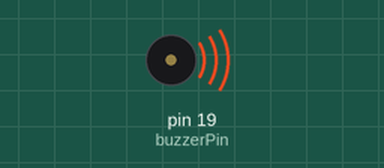
Recording of a sketch running on a simulated Arduino Uno, built with avr-gcc and run on an emulated ATmega328P. On the bench: buzzer (waves = sounding). Random numbers use the default seed unless the sketch sets one.

Above: at 6.7 s.
At 22.7 s:
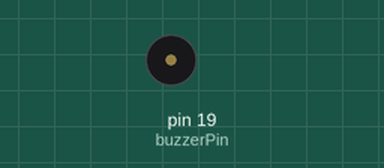
Timing chart, 0 to 24.2 s (numbered marks = the images above):
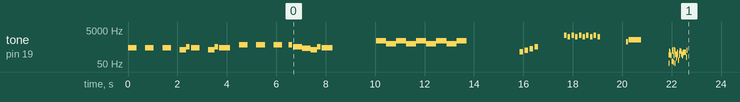

The sketch:

buzzer.ino
```cpp
#include "pitches.h"

int buzzerPin = 19;

void playStarWars() {
  tone(buzzerPin, NOTE_A4, 500);
  delay(350);
  tone(buzzerPin, 0, 500);
  delay(350);
  tone(buzzerPin, NOTE_A4, 500);
  delay(350);
  tone(buzzerPin, 0, 500);
  delay(350);
  tone(buzzerPin, NOTE_A4, 500);
  delay(350);
  tone(buzzerPin, 0, 500);
  delay(350);
  tone(buzzerPin, NOTE_F4, 350);
  delay(255);
  tone(buzzerPin, NOTE_C5, 150);
  delay(195);
  tone(buzzerPin, NOTE_A4, 500);
  delay(350);
  tone(buzzerPin, 0, 500);
  delay(350);
  tone(buzzerPin, NOTE_F4, 350);
  delay(255);
  tone(buzzerPin, NOTE_C5, 150);
  delay(195);
  tone(buzzerPin, NOTE_A4, 650);
  delay(445);
  tone(buzzerPin, 0, 500);
  delay(350);
  tone(buzzerPin, NOTE_E5, 500);
  delay(350);
  tone(buzzerPin, 0, 500);
  delay(350);
  tone(buzzerPin, NOTE_E5, 500);
  delay(350);
  tone(buzzerPin, 0, 500);
  delay(350);
  tone(buzzerPin, NOTE_E5, 500);
  delay(350);
  tone(buzzerPin, 0, 350);
  delay(255);
  tone(buzzerPin, NOTE_F5, 150);
  delay(195);
  tone(buzzerPin, NOTE_C5, 500);
  delay(350);
  tone(buzzerPin, NOTE_GS4, 500);
  delay(350);
  tone(buzzerPin, NOTE_F4, 350);
  delay(255);
  tone(buzzerPin, NOTE_C5, 150);
  delay(195);
  tone(buzzerPin, NOTE_A4, 650);
  delay(445);
  tone(buzzerPin, 0, 500);
  delay(350);

  noTone(buzzerPin);
}

void siren(int cycles) {
  for (int c = 0; c < cycles; c++) {
    for (int freq = 800; freq <= 1200; freq += 5) {
      tone(buzzerPin, freq);
      delay(5);
    }
    for (int freq = 1200; freq >= 800; freq -= 5) {
      tone(buzzerPin, freq);
      delay(5);
    }
  }
  noTone(buzzerPin);
}

void laserZap() {
  for (int freq = 2000; freq >= 100; freq -= 40) {
    tone(buzzerPin, freq);
    delay(3);
  }
  noTone(buzzerPin);
}

void powerUp() {
  int notes[] = {NOTE_C4, NOTE_E4, NOTE_G4, NOTE_C5};
  for (int i = 0; i < 4; i++) {
    tone(buzzerPin, notes[i], 150);
    delay(200);
  }
  noTone(buzzerPin);
}

void alarm(int times) {
  for (int i = 0; i < times; i++) {
    tone(buzzerPin, 2500, 100);
    delay(150);
    tone(buzzerPin, 2000, 100);
    delay(150);
  }
  noTone(buzzerPin);
}

void coinCollect() {
  tone(buzzerPin, NOTE_B5, 100);
  delay(120);
  tone(buzzerPin, NOTE_E6, 500);
  delay(600);
  noTone(buzzerPin);
}

void explosionSound() {
  // Rapidly sweep through random frequencies
  for (int i = 0; i < 150; i++) {
    int freq = random(50, 350); // Randomize frequencies for crackle
    tone(buzzerPin, freq);
    delay(random(1, 10)); // Varying duration to simulate erratic bass
  }
  noTone(buzzerPin);
}

void setup() {
  playStarWars();
  delay(1000);

  siren(5);
  delay(1000);

  laserZap();
  delay(1000);

  powerUp();
  delay(1000);

  alarm(5);
  delay(1000);

  coinCollect();
  delay(1000);

  explosionSound();
}

void loop() {
  // We only play our sounds once, so we do not need to loop anything
}
```

pitches.h
```cpp
#define NOTE_B0  31
#define NOTE_C1  33
#define NOTE_CS1 35
#define NOTE_D1  37
#define NOTE_DS1 39
#define NOTE_E1  41
#define NOTE_F1  44
#define NOTE_FS1 46
#define NOTE_G1  49
#define NOTE_GS1 52
#define NOTE_A1  55
#define NOTE_AS1 58
#define NOTE_B1  62
#define NOTE_C2  65
#define NOTE_CS2 69
#define NOTE_D2  73
#define NOTE_DS2 78
#define NOTE_E2  82
#define NOTE_F2  87
#define NOTE_FS2 93
#define NOTE_G2  98
#define NOTE_GS2 104
#define NOTE_A2  110
#define NOTE_AS2 117
#define NOTE_B2  123
#define NOTE_C3  131
#define NOTE_CS3 139
#define NOTE_D3  147
#define NOTE_DS3 156
#define NOTE_E3  165
#define NOTE_F3  175
#define NOTE_FS3 185
#define NOTE_G3  196
#define NOTE_GS3 208
#define NOTE_A3  220
#define NOTE_AS3 233
#define NOTE_B3  247
#define NOTE_C4  262
#define NOTE_CS4 277
#define NOTE_D4  294
#define NOTE_DS4 311
#define NOTE_E4  330
#define NOTE_F4  349
#define NOTE_FS4 370
#define NOTE_G4  392
#define NOTE_GS4 415
#define NOTE_A4  440
#define NOTE_AS4 466
#define NOTE_B4  494
#define NOTE_C5  523
#define NOTE_CS5 554
#define NOTE_D5  587
#define NOTE_DS5 622
#define NOTE_E5  659
#define NOTE_F5  698
#define NOTE_FS5 740
#define NOTE_G5  784
#define NOTE_GS5 831
#define NOTE_A5  880
#define NOTE_AS5 932
#define NOTE_B5  988
#define NOTE_C6  1047
#define NOTE_CS6 1109
#define NOTE_D6  1175
#define NOTE_DS6 1245
#define NOTE_E6  1319
#define NOTE_F6  1397
#define NOTE_FS6 1480
#define NOTE_G6  1568
#define NOTE_GS6 1661
#define NOTE_A6  1760
#define NOTE_AS6 1865
#define NOTE_B6  1976
#define NOTE_C7  2093
#define NOTE_CS7 2217
#define NOTE_D7  2349
#define NOTE_DS7 2489
#define NOTE_E7  2637
#define NOTE_F7  2794
#define NOTE_FS7 2960
#define NOTE_G7  3136
#define NOTE_GS7 3322
#define NOTE_A7  3520
#define NOTE_AS7 3729
#define NOTE_B7  3951
#define NOTE_C8  4186
#define NOTE_CS8 4435
#define NOTE_D8  4699
#define NOTE_DS8 4978
```
